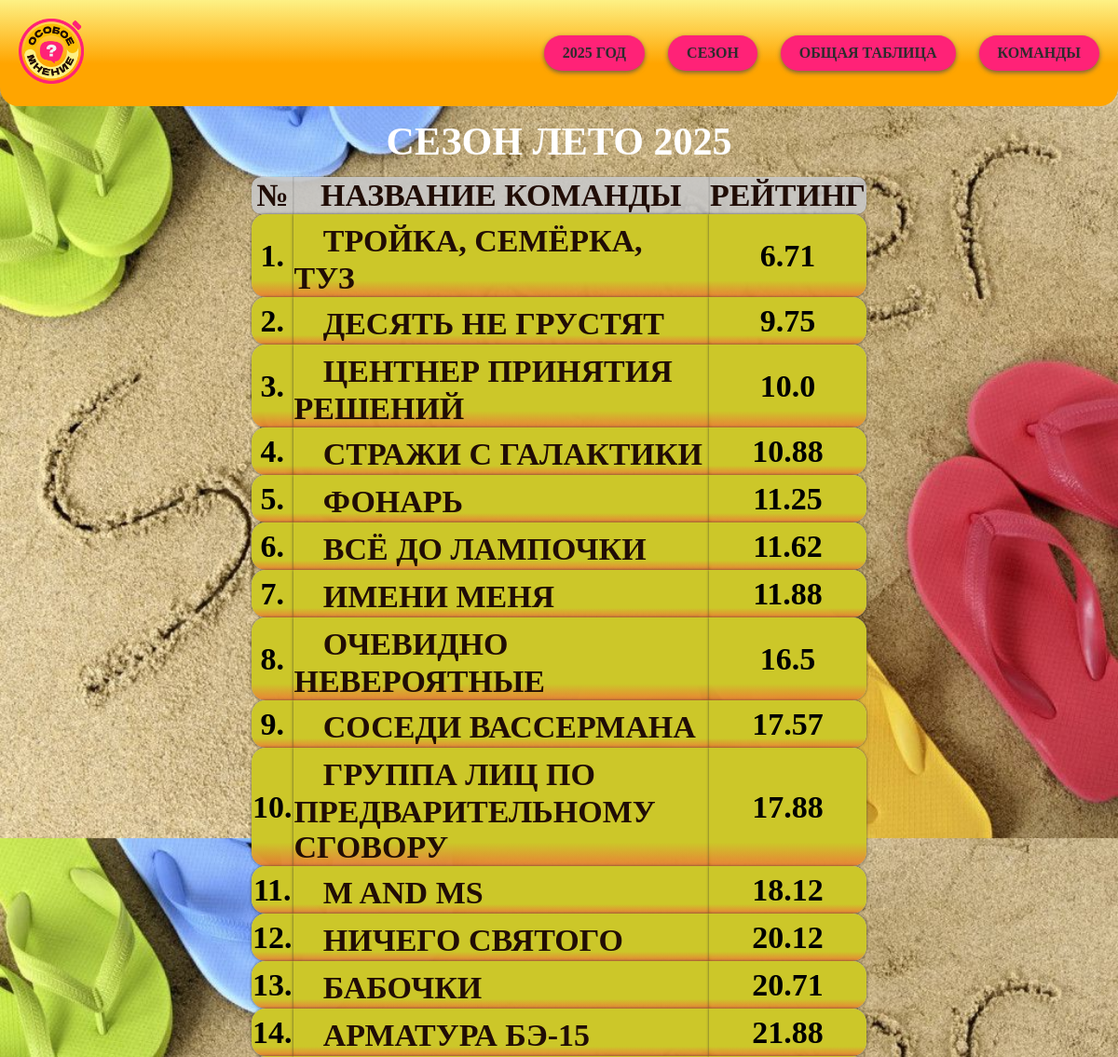
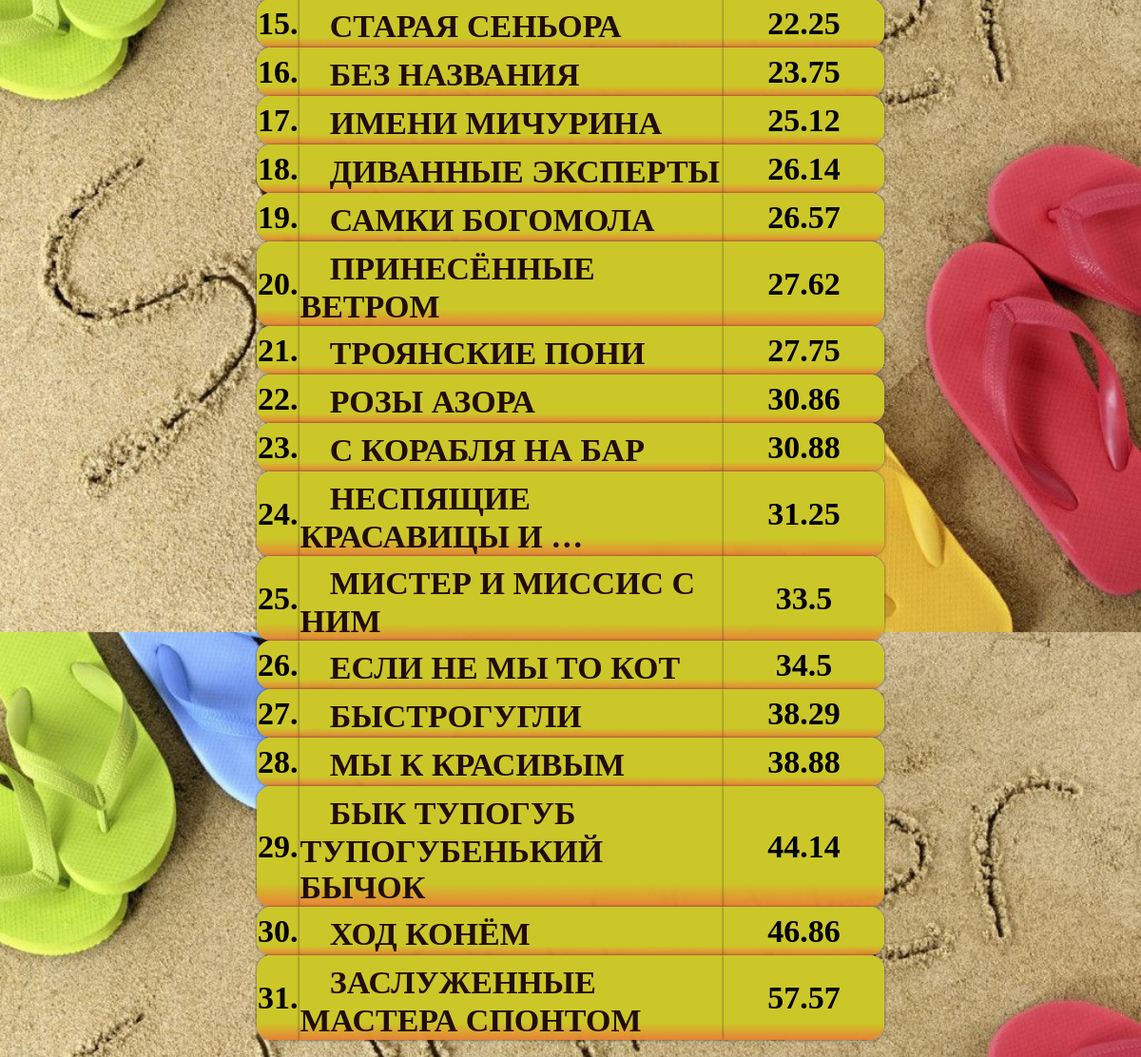
Screenshot of /season with the database file from the repository (2 pictures, top to bottom).
### tables this page shows
CREATE TABLE "LastSeason" (
	"id"	INTEGER,
	"name"	TEXT,
	"number"	REAL,
	PRIMARY KEY("id" AUTOINCREMENT)
);

### app.py (the view)
@app.route('/season')
def season():
    data = get_s_data()
    data.sort(key=lambda x: x[1])
    season_name = "лето"
    if season_name == "зима":
        col = "#4b86c9"
    elif season_name == "осень":
        col = "#cc8b29"
    elif season_name == "лето":
        col = "#ccc729"
    elif season_name == "весна":
        col = "#4aa81e"
    return render_template('Season.html', data=data, season_name=season_name, col=col)

### app.py (called while the page is built)
def get_s_data():
    conn = sqlite3.connect('TData.db')
    cursor = conn.cursor()
    cursor.execute("SELECT name, number FROM LastSeason")
    data = cursor.fetchall()
    while (None, None) in data:
        data.remove((None, None))
    new_data = []
    for i in range(len(data)):
        if data[i][1] != 0.0:
            new_data.append(data[i])
        else:
            continue
    data = new_data
    conn.close()
    return data

### templates/Season.html (shortened to what this page needs)
<!DOCTYPE html>
<html lang="ru">
<head>
</head>
<body style="background-color: rgb(54, 38, 6); background-image: url(../static/images/{{season_name}}.jpg); background-size: 100%; margin: 0;">
    <header>
        <a href="https://vk.com/osoboemnenie_belgorod?from=groups" target="_blank" rel="noopener noreferrer"><img src="../static/images/logo.png" alt="Логотип" class="logo"></a>
        <nav class="nav">
            <a href="/year">2025 Год</a>
            <a href="/season">Сезон</a>
            <a href="/">Общая таблица</a>
            <a href="/teams">Команды</a>
        </nav>
    </header>
    <main>
        <div style="margin: auto;">
            <h1 style="margin: auto; text-align: center; color: white; font-size: 42px; margin-bottom: 14px; margin-top: 14px;">Сезон {{season_name}} 2025</h1>
            <table style="margin: auto; border: none; border-collapse: collapse; width: 55%; font-size: 34px;">
                <tr style="background-color: rgba(200, 200, 200, 0.9); color: #210d06">
                    <th style="box-shadow: 0 0 1px rgba(50, 50, 50, 0.8); text-align: center; border: none; border-radius: 10px 0 0 10px">№</th>
                    <th style="box-shadow: 0 0 1px rgba(50, 50, 50, 0.8); border: none; border-radius: 0 0 0 0">Название команды</th>
                    <th style="box-shadow: 0 0 1px rgba(50, 50, 50, 0.8); border: none; border-radius: 0 10px 10px 0">Рейтинг</th>
                </tr>
                {% for row in data %}
                <tr style="background-color: rgba(230, 230, 230, 0.8);">
                    <td style="box-shadow: 0 0 3px rgba(50, 50, 50, 0.8); border-radius: 15px 0 0 15px; border: none; background-image: linear-gradient(to bottom, {{col}} 80%, rgba(235, 107, 16, 0.8)); text-align: center">{{ data.index(row) + 1 }}.</td>
                    <td style="box-shadow: 0 0 3px rgba(50, 50, 50, 0.8); border: none; background-image: linear-gradient(to bottom, {{col}} 80%, rgba(235, 107, 16, 0.8)); "><a href="/team/{{row[0]}}" class="text">ㅤ{{ row[0] }}</a></td>
                    <td style="box-shadow: 0 0 3px rgba(50, 50, 50, 0.8); border-radius: 0 15px 15px 0; text-align: center; border: none; background-image: linear-gradient(to bottom, {{col}} 80%, rgba(235, 107, 16, 0.8));">{{ row[1] if row[1] != 99 else 'нет данных' }}</td>
                </tr>
                {% endfor %}
            </table>
            <br>
        </div>
    </main>
</body>
</html>

### templates/Season.html (style rules this page uses)
html * { font-family: Arial Black; letter-spacing: 0px; word-spacing: 0px; font-weight: bold; text-decoration: none; font-style: normal; font-variant: normal; text-transform: uppercase; }
header { display: flex; justify-content: space-between; align-items: center; padding: 20px; background-image: linear-gradient(to bottom, #fdf185, orange 60%); border-radius: 0 0 20px 20px; }
.logo { height: 80%; max-height: 70px; border-radius: 10px; }
.nav { display: flex; justify-content: center; gap: 25px; }
.nav a { color: rgb(44, 44, 44); text-decoration: none; padding: 10px 20px; border-radius: 30px; background-color: #ff2277; transition: background 0.3s, transform 0.2s; box-shadow: 0 2px 5px rgba(80, 80, 80, 0.8); }
a.text:active, a.text { text-decoration: none; color: #210d05; }

### rows the page displays
LastSeason: data "1", name "ТРОЙКА, СЕМЁРКА, ТУЗ", number "6.71"
LastSeason: data "2", name "ДЕСЯТЬ НЕ ГРУСТЯТ", number "9.75"
LastSeason: data "3", name "ЦЕНТНЕР ПРИНЯТИЯ РЕШЕНИЙ", number "10.0"
LastSeason: data "4", name "СТРАЖИ С ГАЛАКТИКИ", number "10.88"
LastSeason: data "5", name "ФОНАРЬ", number "11.25"
LastSeason: data "6", name "ВСЁ ДО ЛАМПОЧКИ", number "11.62"
LastSeason: data "7", name "ИМЕНИ МЕНЯ", number "11.88"
LastSeason: data "8", name "ОЧЕВИДНО НЕВЕРОЯТНЫЕ", number "16.5"
LastSeason: data "9", name "СОСЕДИ ВАССЕРМАНА", number "17.57"
LastSeason: data "10", name "ГРУППА ЛИЦ ПО ПРЕДВАРИТЕЛЬНОМУ СГОВОРУ", number "17.88"
LastSeason: data.index(row)+1 "11", name "M AND MS", number "18.12"
LastSeason: data "12", name "НИЧЕГО СВЯТОГО", number "20.12"
LastSeason: data "13", name "БАБОЧКИ", number "20.71"
LastSeason: data "14", name "АРМАТУРА БЭ-15", number "21.88"
LastSeason: data "15", name "СТАРАЯ СЕНЬОРА", number "22.25"
LastSeason: data "16", name "БЕЗ НАЗВАНИЯ", number "23.75"
LastSeason: data "17", name "ИМЕНИ МИЧУРИНА", number "25.12"
LastSeason: data "18", name "ДИВАННЫЕ ЭКСПЕРТЫ", number "26.14"
LastSeason: data "19", name "САМКИ БОГОМОЛА", number "26.57"
LastSeason: data "20", name "ПРИНЕСЁННЫЕ ВЕТРОМ", number "27.62"
LastSeason: data "21", name "ТРОЯНСКИЕ ПОНИ", number "27.75"
LastSeason: data "22", name "РОЗЫ АЗОРА", number "30.86"
LastSeason: data "23", name "С КОРАБЛЯ НА БАР", number "30.88"
LastSeason: data "24", name "НЕСПЯЩИЕ КРАСАВИЦЫ И …", number "31.25"
LastSeason: data "25", name "МИСТЕР И МИССИС С НИМ", number "33.5"
LastSeason: data "26", name "ЕСЛИ НЕ МЫ ТО КОТ", number "34.5"
LastSeason: data "27", name "БЫСТРОГУГЛИ", number "38.29"
LastSeason: data "28", name "МЫ К КРАСИВЫМ", number "38.88"
LastSeason: data "29", name "БЫК ТУПОГУБ ТУПОГУБЕНЬКИЙ БЫЧОК", number "44.14"
LastSeason: data "30", name "ХОД КОНЁМ", number "46.86"
LastSeason: data "31", name "ЗАСЛУЖЕННЫЕ МАСТЕРА СПОНТОМ", number "57.57"

### other values shown
{{ season_name }} "ЛЕТО"
